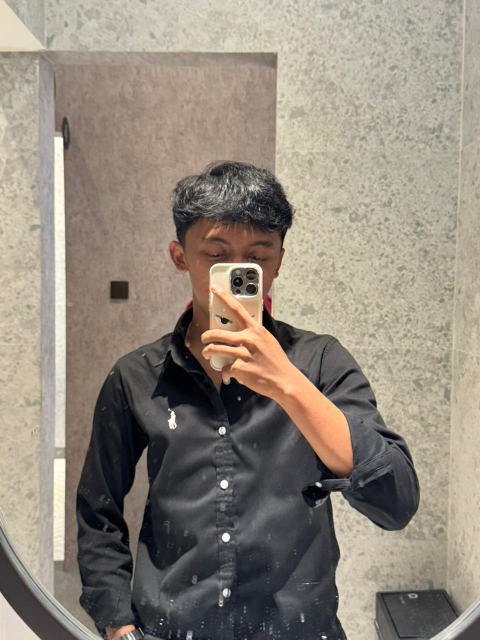
#> input picture contoh.jpeg, 960 x 1280 px (shown at 1/2 size)
$ python scalling.py
#> lines starting #> are read from the running program, lines starting #| are printed output that depends on the picture
import cv2
import matplotlib.pyplot as plt

# Membaca gambar
img = cv2.imread("contoh.jpeg")
#> img is the input picture: shape (1280, 960, 3); mean B, G, R 124.2, 136, 145.4
img = cv2.cvtColor(img, cv2.COLOR_BGR2RGB)

# Scaling bebas tersehar
hasil = cv2.resize(
    img,
    None,
    fx=0.5,
    fy=0.5,
    interpolation=cv2.INTER_LINEAR
)
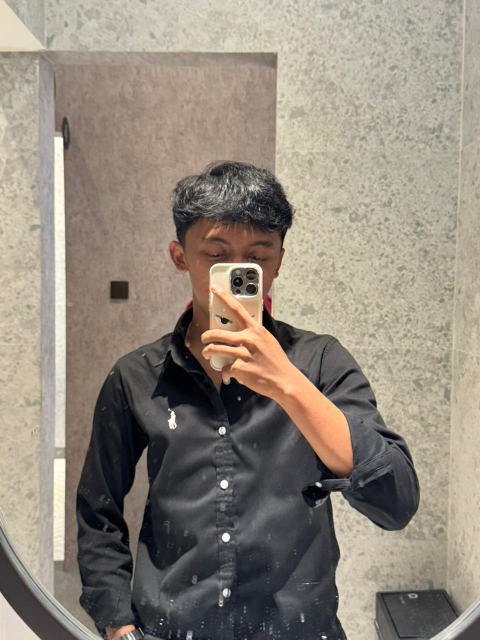
#> hasil: shape (640, 480, 3); mean R, G, B 145.5, 136.2, 124.4

# Menampilkan informasi ukuran
print("Ukuran gambar asli:", img.shape)
#| Ukuran gambar asli: (1280, 960, 3)
print("Ukuran setelah scaling:", hasil.shape)
#| Ukuran setelah scaling: (640, 480, 3)

# Menampilkan gambar
plt.figure(figsize=(12, 5))

plt.subplot(1, 2, 1)
plt.imshow(img)
plt.title(f"Asli: {img.shape[1]} x {img.shape[0]}")
plt.axis("off")

plt.subplot(1, 2, 2)
plt.imshow(hasil)
plt.title(f"Scaling: {hasil.shape[1]} x {hasil.shape[0]}")
plt.axis("off")

plt.tight_layout()
plt.show()
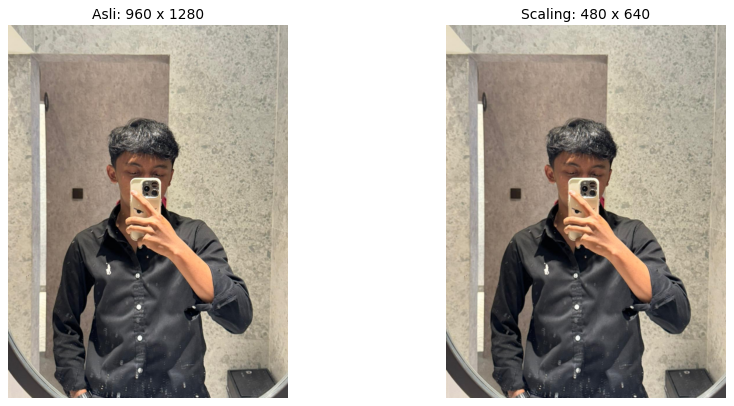
#> figure drawn by matplotlib, 2 panels

$ run again, with hasil_perspective.jpg copied over contoh.jpeg
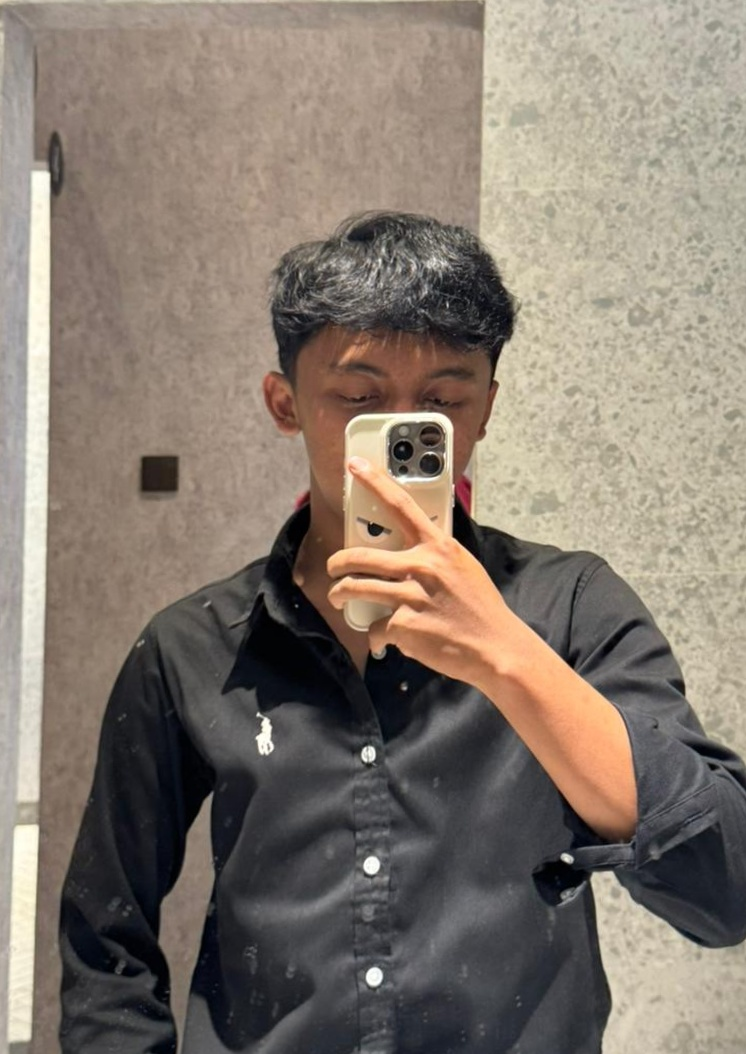
#> input picture hasil_perspective.jpg, 746 x 1054 px
#> img is the input picture: shape (1054, 746, 3); mean B, G, R 111.3, 122.2, 133.5
#| Ukuran gambar asli: (1054, 746, 3)
#| Ukuran setelah scaling: (527, 373, 3)
#> `plt.show()`:
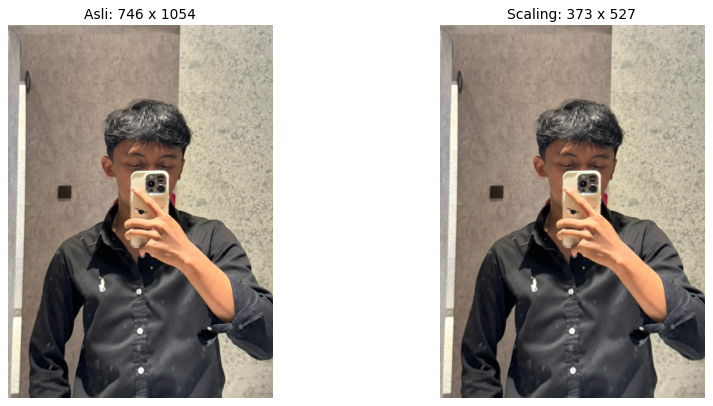
#> figure drawn by matplotlib, 2 panels

$ run again, with hasil_rotasi_180.jpg copied over contoh.jpeg
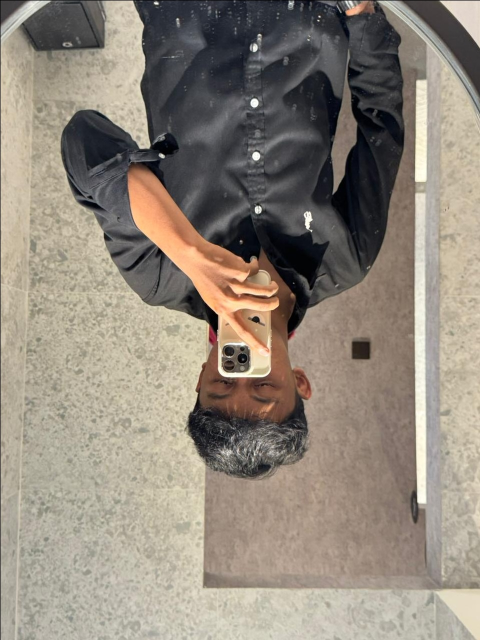
#> input picture hasil_rotasi_180.jpg, 960 x 1280 px (shown at 1/2 size)
#> img is the input picture: shape (1280, 960, 3); mean B, G, R 123.9, 135.7, 145
#> `hasil = cv2.resize( img, None, fx=0.5, fy=0.5, interpolation=cv2.INTER..`:
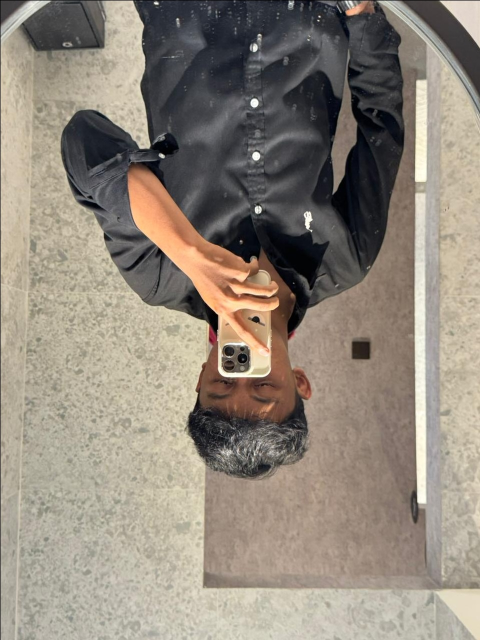
#> hasil: shape (640, 480, 3); mean R, G, B 145.1, 135.9, 124
#| Ukuran gambar asli: (1280, 960, 3)
#| Ukuran setelah scaling: (640, 480, 3)
#> `plt.show()`:
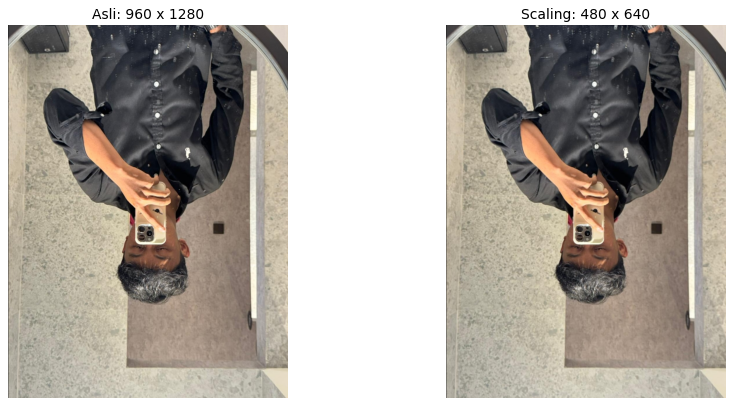
#> figure drawn by matplotlib, 2 panels

$ run again, with hasil_rotasi_45.jpg copied over contoh.jpeg
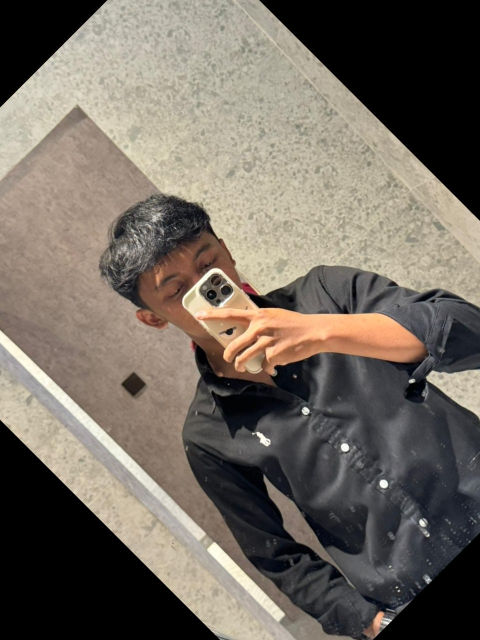
#> input picture hasil_rotasi_45.jpg, 960 x 1280 px (shown at 1/2 size)
#> img is the input picture: shape (1280, 960, 3); mean B, G, R 96.3, 105.8, 113.8
#> `hasil = cv2.resize( img, None, fx=0.5, fy=0.5, interpolation=cv2.INTER..`:
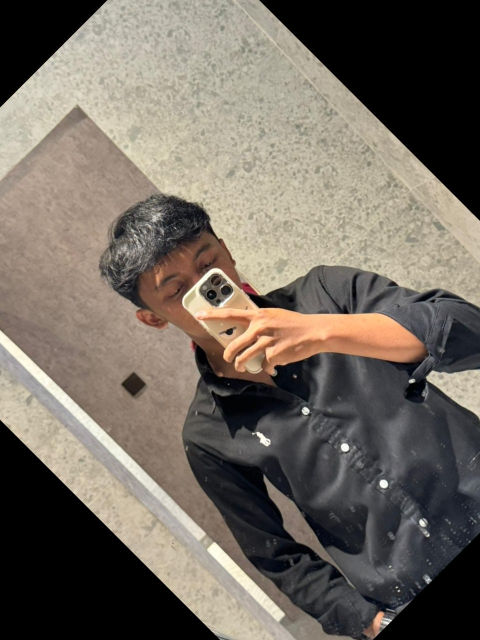
#> hasil: shape (640, 480, 3); mean R, G, B 113.9, 105.9, 96.4
#| Ukuran gambar asli: (1280, 960, 3)
#| Ukuran setelah scaling: (640, 480, 3)
#> `plt.show()`:
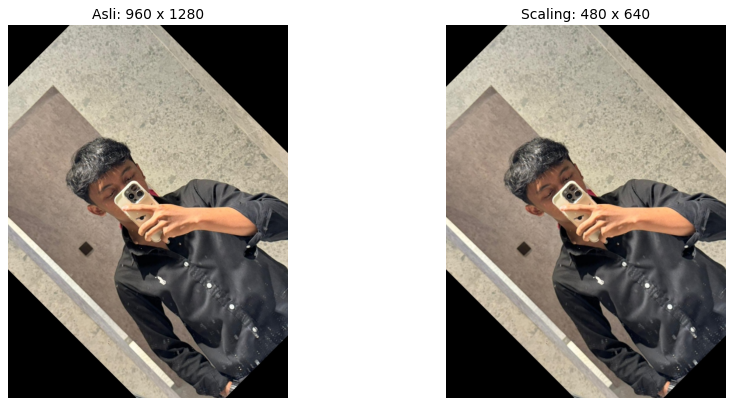
#> figure drawn by matplotlib, 2 panels
